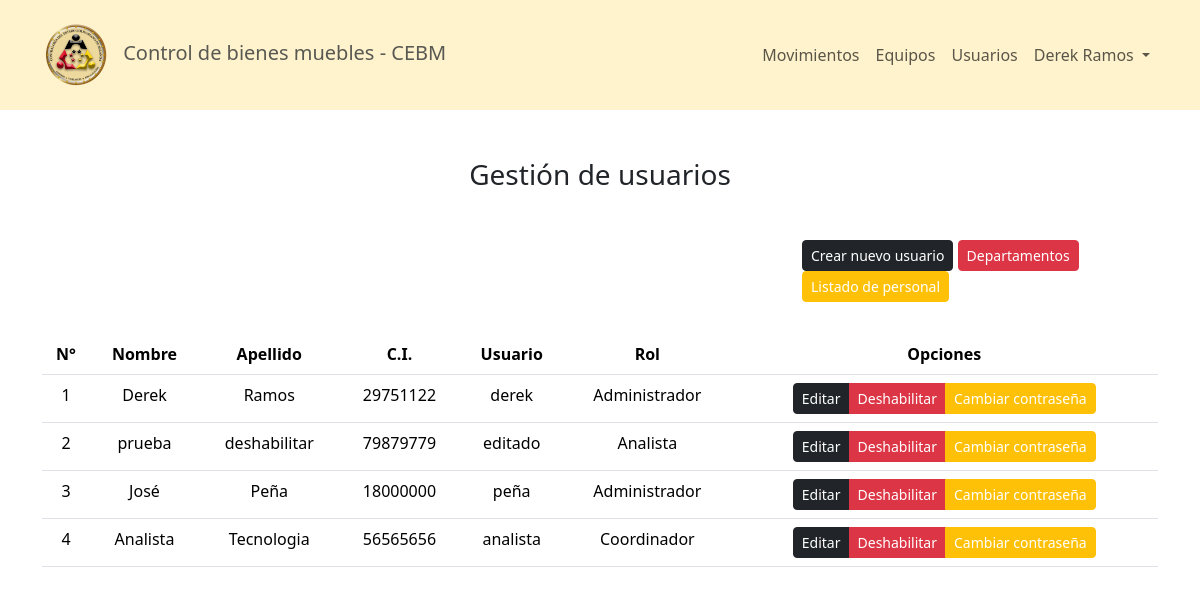
/pages/usuarios.php (signed in), run on the app's committed database.
### tables this page shows
CREATE TABLE `usuarios` (
  `id` int(11) NOT NULL,
  `nombre` varchar(40) NOT NULL,
  `apellido` varchar(40) NOT NULL,
  `ci` varchar(8) NOT NULL,
  `departamento` int(11) NOT NULL,
  `rol` tinyint(4) NOT NULL,
  `estatus` tinyint(4) NOT NULL,
  `username` varchar(30) NOT NULL,
  `password` varchar(256) NOT NULL
);

### pages/usuarios.php (the view, shortened to what this page needs)
<?php include('../config/Header.php'); ?>
<?php include('../config/NavBar.php'); ?>
<section class="mt-5">
    <h3 class="text-center">Gestión de usuarios</h3>
    <div class="container mt-5">
        <div class="d-flex row justify-content-end">
            <div class="col-sm-4">
                <button type="button" class="btn btn-sm btn-dark" data-bs-toggle="modal" data-bs-target="#usuario">
                    Crear nuevo usuario
                </button>
                <button type="button" class="btn btn-sm btn-danger" data-bs-toggle="modal" data-bs-target="#departamentos">Departamentos</button>
                <button type="button" class="btn btn-sm text-white btn-warning" data-bs-toggle="modal" data-bs-target="#funcionarios">Listado de personal</button>
            </div>
        </div>
    </div>
    <div class="container d-flex justify-content-center text-center mt-3">
        <table class="table table-hover mt-3">
            <thead>
                <tr>
                    <th scope="col">N°</th>
                    <th scope="col">Nombre</th>
                    <th scope="col">Apellido</th>
                    <th scope="col">C.I.</th>
                    <th scope="col">Usuario</th>
                    <th scope="col">Rol</th>
                    <th scope="col">Opciones</th>
                </tr>
            </thead>
            <tbody>
                <?php
                $contador = 1;
                require('../config/conex.php');
                $res = mysqli_query($conn, "SELECT * FROM usuarios");
                while ($row = mysqli_fetch_array($res)) {
                    if ($row[7] != 1) {
                ?>
                        <tr>
                            <td><?php echo ($contador); ?></td>
                            <td><?php echo ($row[1]); ?></td>
                            <td><?php echo ($row[2]); ?></td>
                            <td><?php echo ($row[3]); ?></td>
                            <td><?php echo ($row[7]); ?></td>
                            <td><?php if ($row[5] == 0) {
                                    echo ("Administrador");
                                } else if ($row[5] == 1) {
                                    echo ("Coordinador");
                                } else if ($row[5] == 2) {
                                    echo ("Analista");
                                } ?></td>
                            <td>
                                <div class="btn-group" role="group">
                                    <a href="editUser.php?id=<?php echo ($row[0]); ?>&op=e" class="btn btn-sm btn-dark">Editar</a>
                                    <button class="btn btn-sm btn-danger" onclick="confirmDisable(<?php echo ($row[0]); ?>)">Deshabilitar</button>
                                    <a href="editUser.php?id=<?php echo ($row[0]); ?>&op=p" class="btn btn-sm btn-warning text-white">Cambiar contraseña</a>
                                </div>
                            </td>
                        </tr>
                <?php $contador++;
                    }
                } ?>
            </tbody>
        </table>
    </div>
</section>
<?php
include('../config/FooterHtml.php');
?>

### src/global.css (style rules this page uses)
* { font-family: system-ui, sans-serif; box-sizing: border-box; margin: 0; }

### data on the page
usuarios: nombre "Derek", apellido "Ramos", ci "29751122", username "derek", rol "Administrador"
usuarios: nombre "prueba", apellido "deshabilitar", ci "79879779", username "editado", rol "Analista"
usuarios: nombre "José", apellido "Peña", ci "18000000", username "peña", rol "Administrador"
usuarios: nombre "Analista", apellido "Tecnologia", ci "56565656", username "analista", rol "Coordinador"

### other printed values
$nombre "Derek"
$apellido "Ramos"
